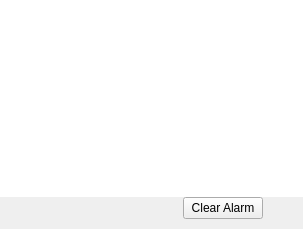
<?xml version="1.0" encoding="UTF-8"?>
<ui version="4.0">
 <class>AlarmInfoForm</class>
 <widget class="QMainWindow" name="AlarmInfoForm">
  <property name="geometry">
   <rect>
    <x>0</x>
    <y>0</y>
    <width>303</width>
    <height>229</height>
   </rect>
  </property>
  <property name="windowTitle">
   <string>TestAlarmInfo</string>
  </property>
  <widget class="QWidget" name="centralwidget">
   <layout class="QVBoxLayout" name="verticalLayout">
    <property name="spacing">
     <number>0</number>
    </property>
    <property name="leftMargin">
     <number>0</number>
    </property>
    <property name="topMargin">
     <number>0</number>
    </property>
    <property name="rightMargin">
     <number>0</number>
    </property>
    <property name="bottomMargin">
     <number>10</number>
    </property>
    <item>
     <widget class="QTableWidget" name="tableWidget">
      <property name="styleSheet">
       <string notr="true">border:none</string>
      </property>
     </widget>
    </item>
    <item>
     <layout class="QHBoxLayout" name="horizontalLayout">
      <property name="rightMargin">
       <number>40</number>
      </property>
      <item>
       <spacer name="horizontalSpacer">
        <property name="orientation">
         <enum>Qt::Horizontal</enum>
        </property>
        <property name="sizeHint" stdset="0">
         <size>
          <width>40</width>
          <height>20</height>
         </size>
        </property>
       </spacer>
      </item>
      <item>
       <widget class="QPushButton" name="m_clearBtn">
        <property name="text">
         <string>Clear Alarm</string>
        </property>
       </widget>
      </item>
     </layout>
    </item>
   </layout>
  </widget>
 </widget>
 <resources/>
 <connections/>
</ui>
